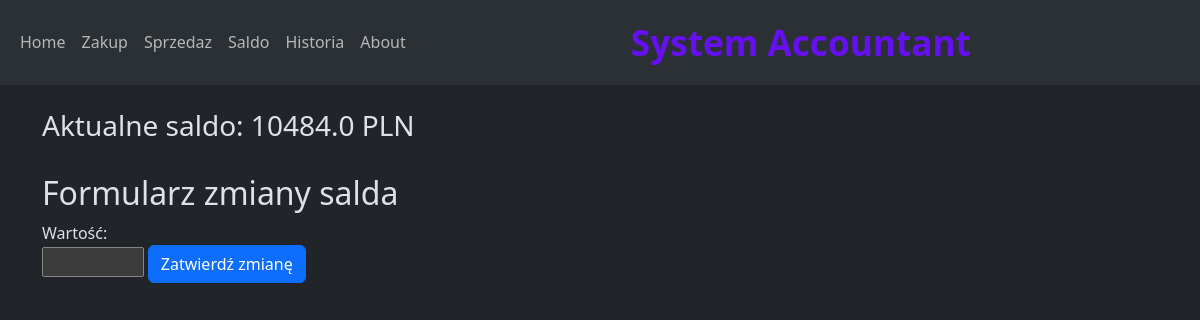
Page /saldo on the earlier database version.
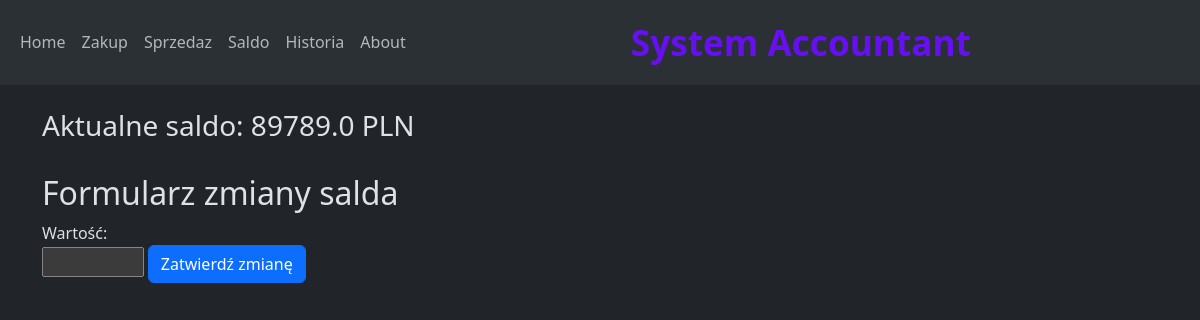
Same page on the later database version.
### app.py (models this page shows)
class Saldo(db.Model):
    id = db.Column(db.Integer, primary_key=True)
    saldo = db.Column(db.Float)
    when = db.Column(db.DateTime, server_default=func.now())

### app.py (the view, shortened to what this page needs)
@app.route('/saldo', methods = ["GET", "POST"])
def saldo():
    konto = Saldo.query.order_by(Saldo.id.desc()).first()
    konto = konto.saldo
    return render_template('saldo.html', konto=konto)

### templates/saldo.html (shortened to what this page needs)
{% extends "base.html" %}
{% block content %}
<h3>Aktualne saldo:  {{ konto }} PLN</h3>
 <br>
<form action="/saldo" method="POST">
       <h2>Formularz zmiany salda</h2>
	  <label  style="width: calc(10% - 10px)" >Wartość:</label>
	  <br>
	  <input   style="width: calc(10% - 10px)" type="number" name="value" required>
	  <button type="submit"  class="btn btn-primary">Zatwierdź zmianę</button>
    </form>
<br>
</div>
{% endblock %}

Differences in the rows shown:
no longer on this page (row unchanged): Saldo: saldo "10484.0"
added Saldo: saldo "89789.0"
